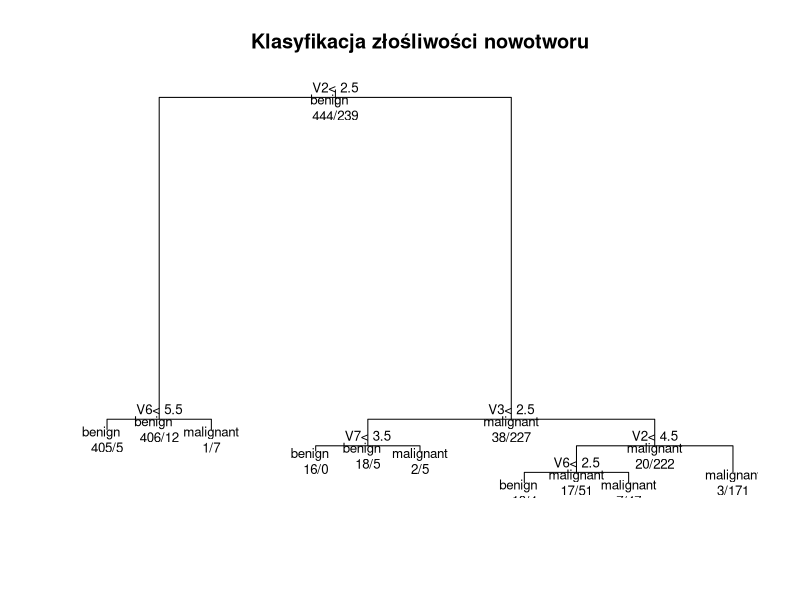
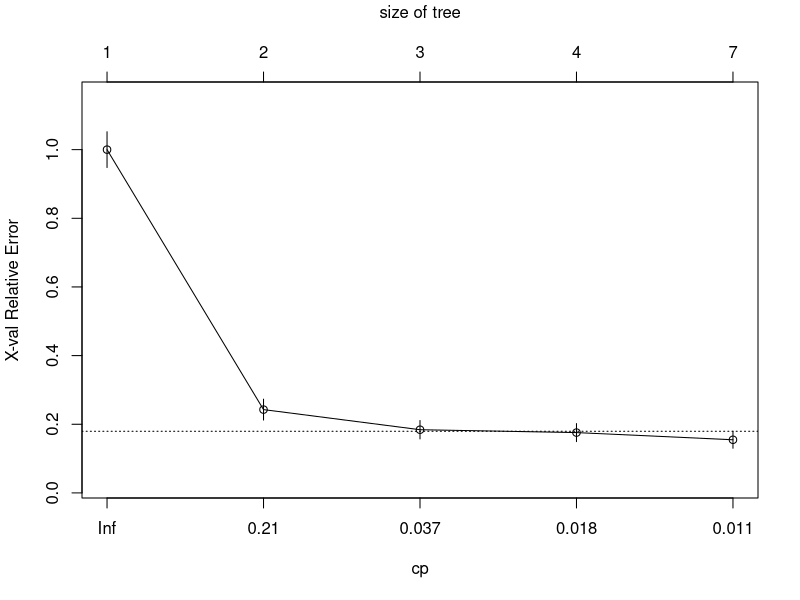
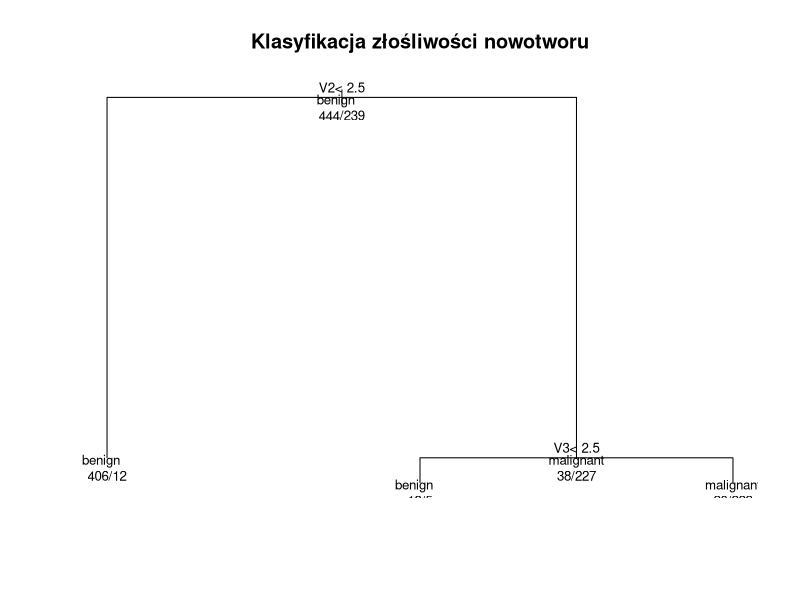

Write R code to recreate these figures, in order. (Note: this script raises an error after producing the figures.)
## ---- chunk 1
library(MASS)
library(rpart)
biopsy$ID <- NULL  
biopsy <- na.omit(biopsy)
drzewo <- rpart(class~., data=biopsy, method='class')
plot(drzewo, main="Klasyfikacja złośliwości nowotworu")
text(drzewo, use.n=TRUE, all=T, cex=.8)
## ---- chunk 2
plotcp(drzewo)
## ---- chunk 3
przyciete_drzewo <- prune(drzewo, cp=0.037)
plot(przyciete_drzewo, main="Klasyfikacja złośliwości nowotworu")
text(przyciete_drzewo, use.n=TRUE, all=T, cex=.8)
## ---- chunk 4
library(caret)

walidacja_caret <- train(class ~ ., 
                          data=biopsy, 
                          method="rpart", 
                          trControl = trainControl(method = "cv", number=10),
                         tuneLength=10)  # ten parametr kontroluje liczbe wartosci parametru cp do przetestowania
walidacja_caret
## ---- chunk 5
train_indices <- sample(1:nrow(biopsy), 0.8 * nrow(biopsy))
train_set <- biopsy[train_indices, ]
test_set <- biopsy[-train_indices, ]
## ---- chunk 6
drzewo <- rpart(class~., data=train_set, method='class')
## ---- chunk 7
preds <- predict(drzewo, newdata=test_set, type='prob')[,2]
## ---- chunk 8
threshs = seq(0, 1, 0.01)
## ---- chunk 9
pred_classes <- ifelse(preds  > 0.5, "benign", "malignant")
conf.matrix <- table('Pred'=pred_classes, 'True'=test_set$class)
print(conf.matrix)
## ---- chunk 10
calc_roc <- function(thresh) {
  pred_classes <- ifelse(preds  > thresh, "benign", "malignant")
  conf.matrix <- table('Pred'=pred_classes, 'True'=test_set$class)
  return(conf.matrix)
}

calc_conf_matrix(0.5)
## ---- chunk 11

TPR <- c()
FPR <- c()
for(thresh in threshs) {
  conf.matrix <- calc_roc(thresh)
  
  # Ensure both classes are present
  preds_levels <- c("benign", "malignant")
  true_levels <- c("benign", "malignant")
  conf.matrix <- conf.matrix[preds_levels, true_levels, drop=FALSE]
  
  TP <- ifelse(!is.na(conf.matrix["benign", "benign"]), conf.matrix["benign", "benign"], 0)
  FP <- ifelse(!is.na(conf.matrix["benign", "malignant"]), conf.matrix["benign", "malignant"], 0)
  FN <- ifelse(!is.na(conf.matrix["malignant", "benign"]), conf.matrix["malignant", "benign"], 0)
  TN <- ifelse(!is.na(conf.matrix["malignant", "malignant"]), conf.matrix["malignant", "malignant"], 0)
  
  TPR <- c(TPR, TP / (TP + FN))
  FPR <- c(FPR, FP / (FP + TN))
}

## ---- chunk 12
print(FPR)
## ---- chunk 13
print(TPR)
## ---- chunk 14
roc_df <- data.frame(FPR=FPR, TPR=TPR)
ggplot(roc_df, aes(x=FPR, y=TPR)) +
  geom_line() +
  labs(title="Krzywa ROC", x="Falszywie pozytywne", y="Prawdziwie pozytywne")
